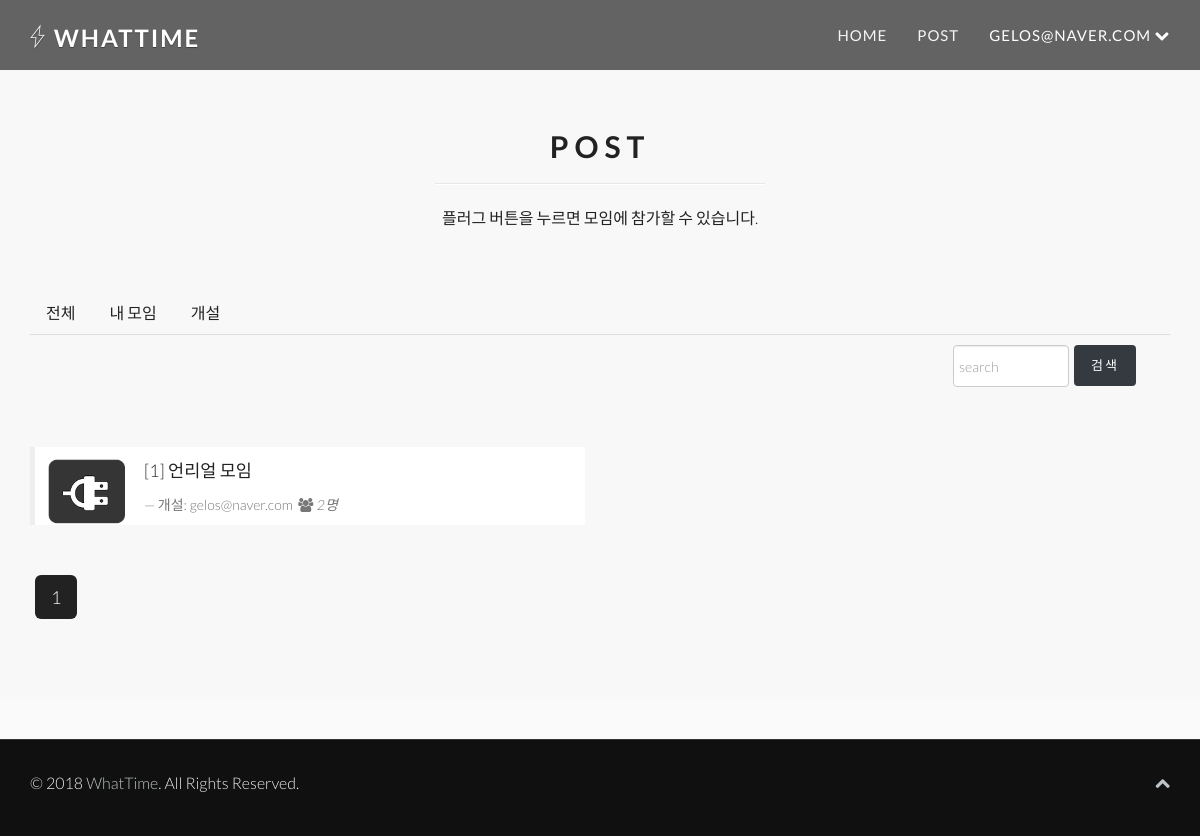
The app's page /post/ (signed in), older data.
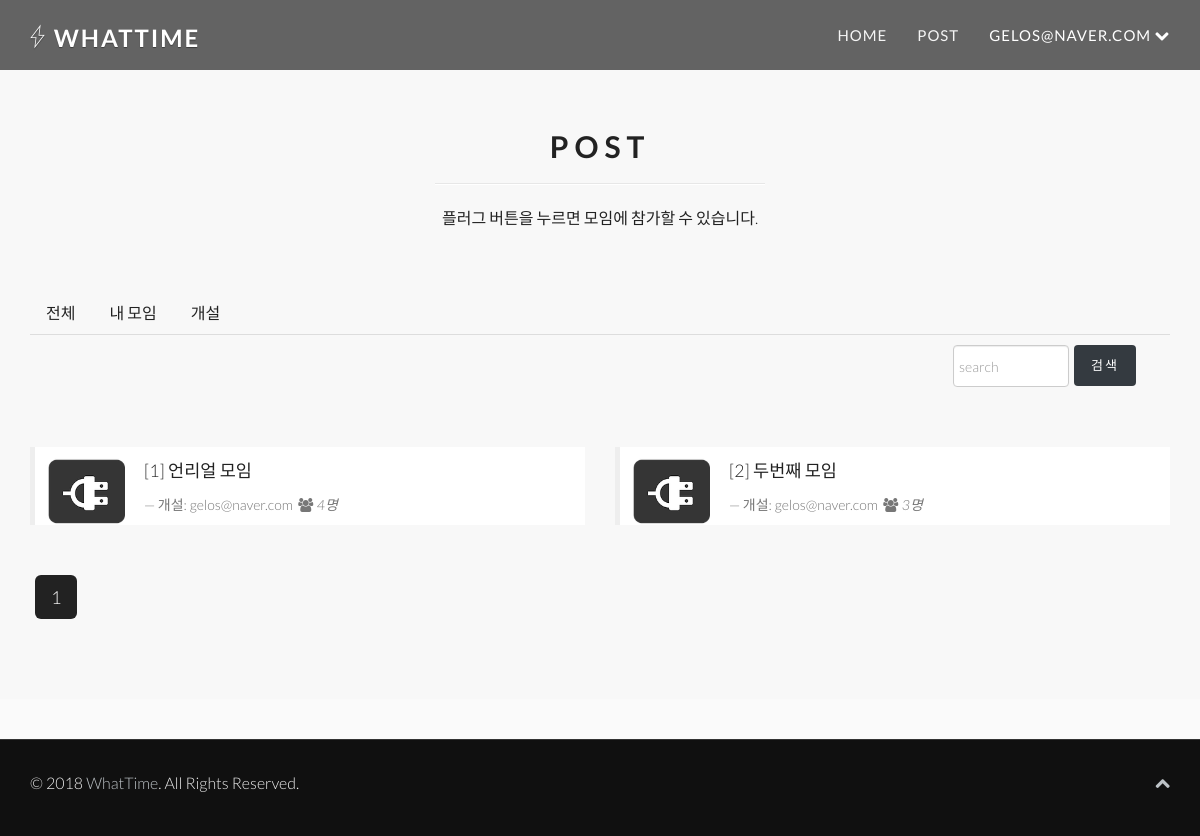
The same page, newer data.
### authpage/models.py (models this page shows, shortened)
class User(AbstractBaseUser):
    email = models.EmailField(_('email address'), unique=True, validators=[validate_email])
    is_active = models.BooleanField(_('active'), default=True)
    is_staff = models.BooleanField(default=False)
    is_superuser = models.BooleanField(default=False)
    objects = UserManager()
    USERNAME_FIELD = 'email'
    REQUIRED_FIELDS = []
    def get_session_auth_hash(self):
        key_salt = "django.contrib.auth.models.AbstractBaseUser.get_session_auth_hash"
        return salted_hmac(key_salt, self.password).hexdigest()
    def __str__(self):
        return str(self.email)

### postpage/models.py (models this page shows, shortened)
class Post(models.Model):
    title = models.CharField('제목',max_length=120)
    author = models.ForeignKey(User,on_delete=models.CASCADE)
    password = models.CharField('비밀번호',max_length=120)
    use_user = models.ManyToManyField(User,blank=True,verbose_name='user_User_related',
        related_name='use_user_related',through='use')
    created_at = models.DateTimeField(auto_now_add=True)

### postpage/views.py (the view)
# urls.py: path('',views.post_list,name="post_list"), #모임 리스트
@login_required
def post_list(request):
    post_list = Post.objects.all() #전체 게시글 가져오기
    search = request.GET.get('search',None) #검색 가져오기
    if search is not None: #검색이 있다면
        post_list = Post.objects.filter(title__contains=search) #필터해서 적용
    paginator = Paginator(post_list, 6) #6개씩 묶어 페이지 생성 선언
    page = request.GET.get('page',1 )
    try:
        paginator = paginator.page(page)
    except PageNotAnInteger:
        paginator = paginator.page(1)
    except EmptyPage:
        paginator = paginator.page(paginator.num_pages)
    context= {'post_list':paginator,}
    return render(request, 'postpage/post_list.html',context)

### postpage/templates/postpage/post_list.html (shortened to what this page needs)
{% extends 'postpage/post_base.html' %}
{% load static %}
{% block content_b %}
<div class="container">
    <div class="row fade-up">
      {% for post in post_list %}
      <div class="col-md-6">
        <div class="testimonial-list-item">
          <a class="modalStart" data-toggle="modal" data-target="#post-modal" name="{{post.id}}">
            <img class="pull-left img-responsive quote-author-list" src="{% static 'postpage/plug.png'%}">
          </a>
          <blockquote>
            <p>[{{post.id}}] {{post.title}}</p>
            <small>개설: {{post.author}} &nbsp;<i class="fa fa-users">&nbsp;</i><cite title="Source Title">{{post.use_set.count}}명</cite></small>
          </blockquote>
        </div>
      </div>
      {% endfor %}
      <div class='col-log-12'>
      <ul class="pagination pagination-lg col-lg-12 col-md-12" style="margin-left: 20px;">
        {% for i in post_list.paginator.page_range %}
          {% if post_list.number == i %}
            <li class="active"><a href="#">{{i}}</a></li>
          {% else %}
            <li><a href="?page={{i}}">{{i}}</a></li>
          {% endif %}
        {% endfor %}
        </ul>
        </div>
    </div>
  </div>
</div>
{% endblock content_b %}

### postpage/templates/postpage/post_base.html (shortened to what this page needs)
{% extends 'base.html' %}
{% load static %}
{% block content %}
<div id="content-wrapper">
    <section id="services" class="white">
        <div class="container">
            <div class="row">
                <div class="col-md-12">
                    <div class="center gap fade-down section-heading">
                        <h2 class="main-title">POST</h2>
                        <hr>
                        <p>플러그 버튼을 누르면 모임에 참가할 수 있습니다.</p>
                    </div>
                </div>
            </div>
            <div class="row fade-down">
                <div class="setting-menu container mb-2">
                    <ul class="setting__tabs nav nav-tabs">
                        <li class="setting__menu nav-item">
                            <a class="nav-link active menu_custom" href="{% url 'post_list' %}">전체</a>
                        </li>
                        <li class="setting__menu nav-item">
                            <a class="nav-link menu_custom" href="{% url 'my_post_list' %}">내 모임</a>
                        </li>
                        <li class="setting__menu nav-item">
                            <a class="nav-link menu_custom" href="{% url 'post_edit' %}">개설</a>
                        </li>
                    </ul>
                </div>
                <div style="float:right">
                    <form method="GET" class="form-inline">
                        <div class="form-group">
                            <input type="text" class="form-control" style="background-color:#fff; color:#555; border:1px solid #ccc; border-radius:4px; width:50%; display:inline-bolck; vertical-align:middle; margin: 0 auto 0 auto; float:left;" placeholder="search" name="search">
                            <button type="submit" class="btn btn-defalut col-4" style="float:right width:30%; margin-left: 5px; background-color:#343a40; color:white;">검색</button>
                        </div>
                    </div>
            </div>
        </div>
        {% block content_b %}
        {% endblock content_b %}
<div>
{% endblock content %}

### WhatTime/templates/base.html (shortened to what this page needs)
{% load static %}
<!DOCTYPE html>
<html lang="ko">
<head>
    <link rel="stylesheet" href="{% static 'css/bootstrap.min.css' %}">
    <link rel="stylesheet" href="{% static 'css/font-awesome.min.css' %}">
    <link rel="stylesheet" href="{% static 'css/pe-icons.css' %}">
    <link rel="stylesheet" href="{% static 'css/prettyPhoto.css' %}">
    <link rel="stylesheet" href="{% static 'css/animate.css' %}">
    <link rel="stylesheet" href="{% static 'css/style.css' %}">
</head>
<body>
    <header class="navbar navbar-inverse navbar-fixed-top " role="banner">
        <div class="container">
            <div class="navbar-header">
                {% if user.is_authenticated  %}
                    <a class="navbar-brand" href="{% url 'index' %}"><h1><span class="pe-7s-gleam bounce-in"></span> WhatTime</h1></a>
                {% endif %}
            </div>
            <div class="collapse navbar-collapse">
                <ul class="nav navbar-nav navbar-right">
                    {% if user.is_authenticated  %}
                    <li><a href="{% url 'index' %}">Home</a></li>
                    <li><a href="{% url 'post_list' %}">Post</a></li>
                    <li class="dropdown active">
                        <a href="#" class="dropdown-toggle" data-toggle="dropdown">{{ user.email }} <i class="fa fa-chevron-down"></i></a>
                    </li>
                    {% endif %}
                </ul>
            </div>
        </div>
    </header>
    {% block content %}
    {% endblock content %}
    <div id="content-wrapper" style="height:96px">
        <footer id="footer" >
            <div class="container">
                <div class="row">
                    <div class="col-sm-6">
                        &copy; 2018 <a target="_blank" title="Sangji Unv.">WhatTime</a>. All Rights Reserved.
                    </div>
                    <div class="col-sm-6">
                        <ul class="pull-right">
                            <li><a id="gototop" class="gototop" href="#"><i class="fa fa-chevron-up"></i></a></li>
                        </ul>
                    </div>
                </div>
            </div>
        </footer>
    </div>
</div>
</body>
</html>

Row changes from the older to the newer data that the page shows:
computed for Post "언리얼 모임": use_set.count "2" → "4"
added Post: id "2", title "두번째 모임", author "gelos@naver.com", use_set.count "3"
